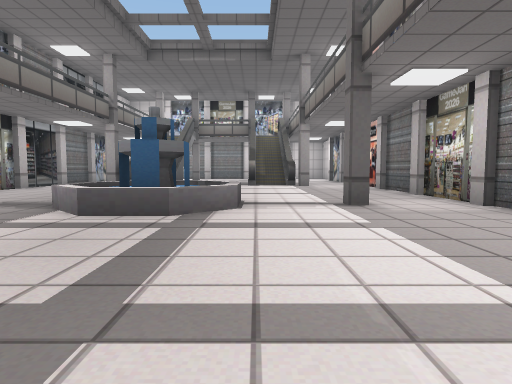
[1] (above)

18 first-person views from a walk through a Unity game level. The camera is 1.2 m above the floor, tilts 4° down and sees 75° across. The floor is counted in squares, 2.25 m on a side. Each view is taken from the middle of a square. On the plan, view 1 faces up. The plan holds only what a view shows up to about 9 squares ahead; the rest is blank. The place goes on beyond the plan. The player is left out.

[2]
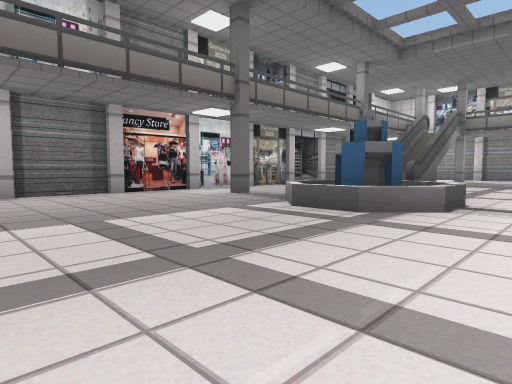

[3]
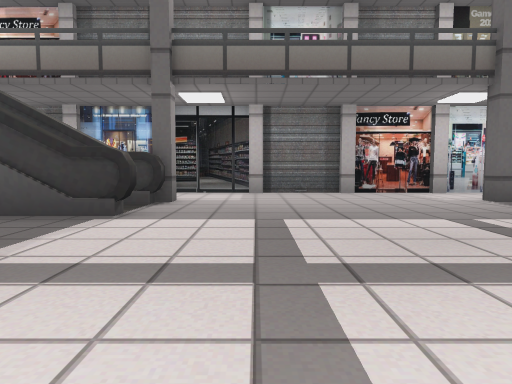

[4]
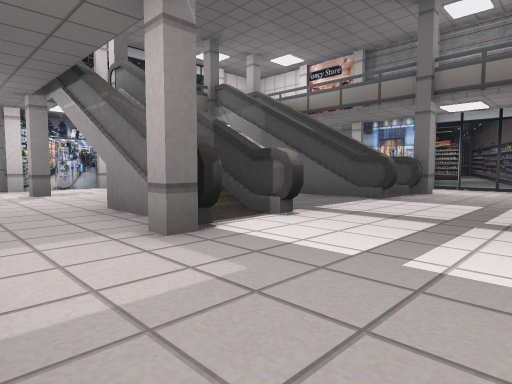

[5]
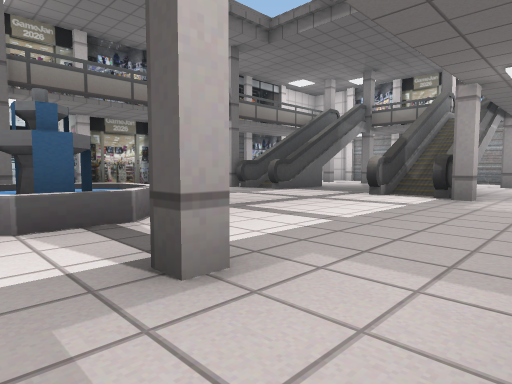

[6]
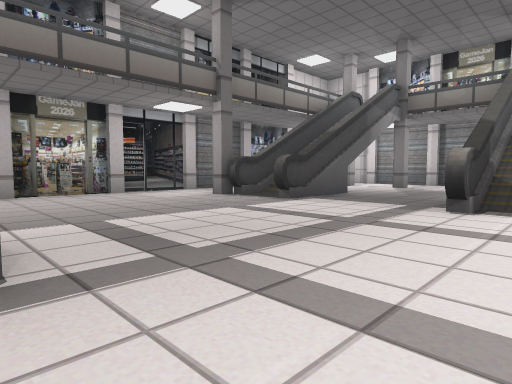

[7]
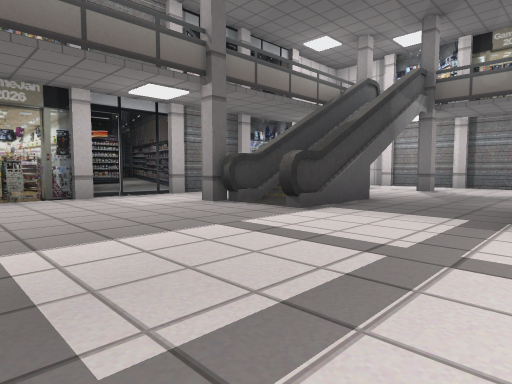

[8]
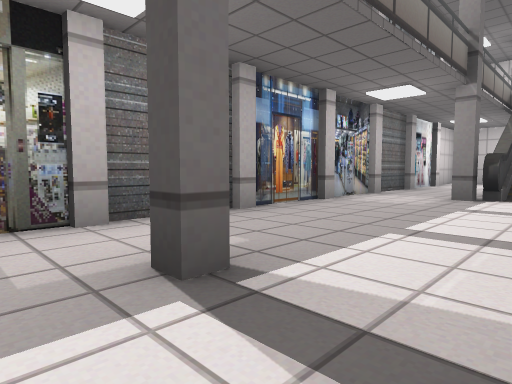

[9]
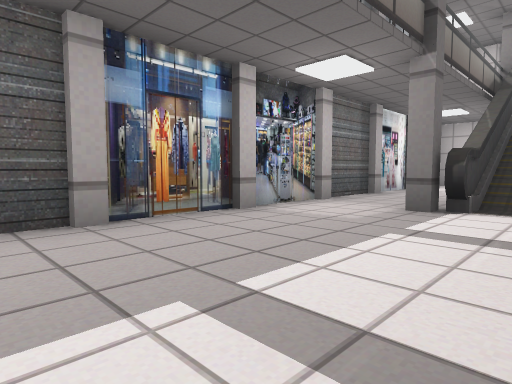

[10]
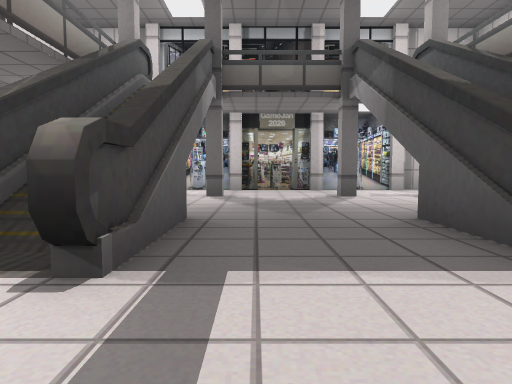

[11]
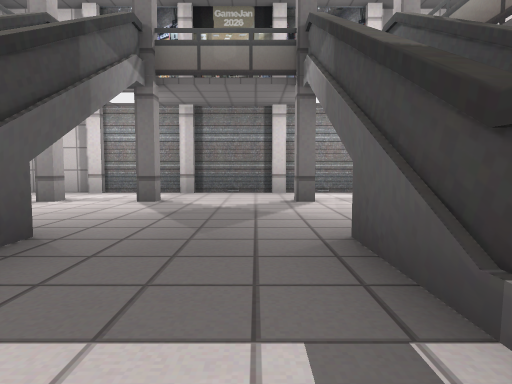

[12]
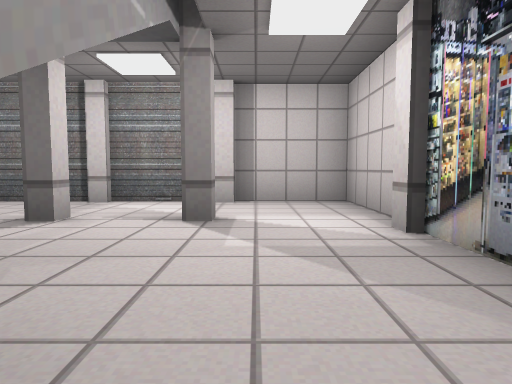

[13]
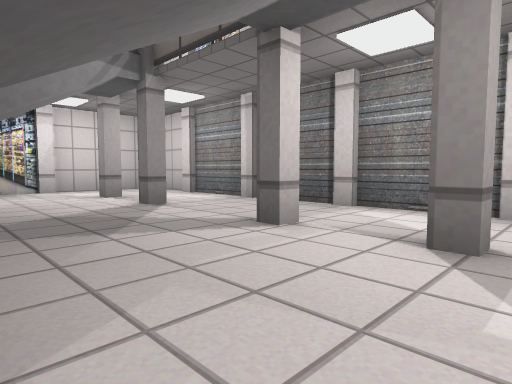

[14]
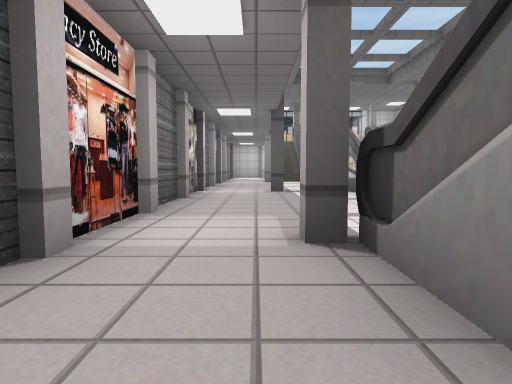

[15]
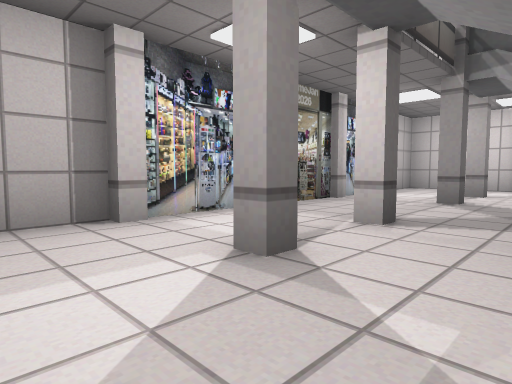

[16]
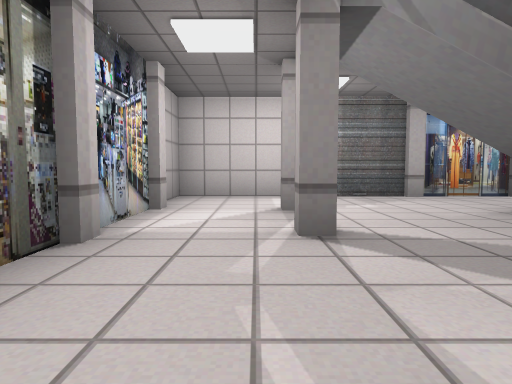

[17]
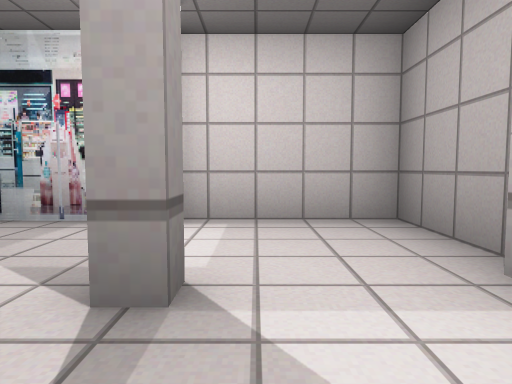

[18]
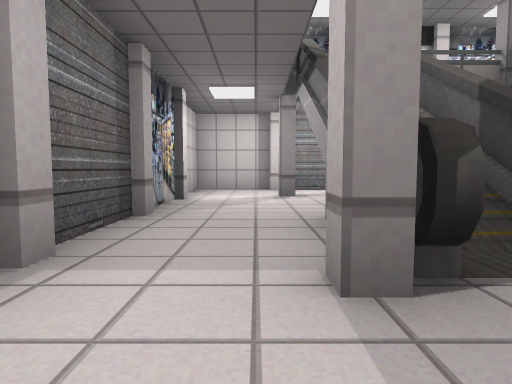

### Floor plan
Points are (right, up) in squares from view 1. A wall is a line through its corners. A room is listed if a view was taken in it or the views show most of it. See-through windows are left out.
Room 1 (views 1, 2, 3, 4, 5, 6, 7, 8, 9, 10, 11, 15, 18)
walls: (-2.8, -0.4) (-2.8, -2.9); (-0.1, -0.4) (-0.1, -2.4); (1.2, -1.4) (1.2, -2.9); (-0.2, -2.9) (-0.2, -0.4); (-6.4, 11.4) (-6.4, -3.5); (-0.1, 12.9) (-0.1, 10.4); (3.4, -4.5) (3.4, 11.2)
ways out: opening at (-1.5, 11.5) to room 2; opening at (-1.5, -4.2) to room 3
objects: other object (-6, -3); other object (-6, -1); other object (-6, 1); other object (-6, 3); other object (-6, 5); other object (-6, 7); other object (-6, 9); other object (-6, 11); other object (-4, -1); other object (-4, 5); other object (-4, 11); other object (-2, 4) to (-1, 6); other object (1, -1); other object (1, 11); other object (2, 5); other object (3, -3); other object (3, -1); other object (3, 1); other object (3, 3); other object (3, 5); other object (3, 7); other object (3, 9)
Room 2 (views 12, 13, 14)
walls: (-2.8, 13) (-2.8, 10.4); (1.2, 12.8) (1.2, 11.5); (1.4, 17.4) (-6.4, 17.4) (-6.4, 16.2); (-0.2, 10.9) (-0.2, 12.9); (3.4, 13.8) (3.4, 17.4) (1.6, 17.4); (-6.4, 14.9) (-6.4, 11.4); (-6.4, 16.1) (-6.4, 15)
ways out: opening at (-1.5, 11.5) to room 1
objects: other object (-6, 13); other object (-6, 15); other object (-5, 17); other object (-4, 16); other object (-3, 16); other object (-3, 17) to (-2, 17); other object (-1, 17) to (0, 17); other object (0, 16); other object (1, 16); other object (2, 17); other object (3, 11); other object (3, 15)
Room 3 (views 16, 17)
walls: (-2.4, -7.5) (-0.6, -7.5); (-0.4, -7.5) (1.4, -7.5); (-4.4, -7.5) (-2.6, -7.5); (-5.2, -7.5) (-4.8, -7.5); (1.6, -7.5) (3.4, -7.5) (3.4, -4.5); (-6.4, -5.2) (-6.4, -7.5) (-5.5, -7.5); (-6.4, -3.5) (-6.4, -4.5)
ways out: opening at (-1.5, -4.2) to room 1
objects: other object (-5, -7); other object (-4, -6); other object (-3, -7) to (-2, -7); other object (-3, -5); other object (-1, -7) to (0, -7); other object (0, -5); other object (1, -6); other object (2, -7); other object (3, -5)

Where each view was taken, in squares from view 1:
view 1: 0 up, 0 right, facing up
view 2: 0 up, 1 right, facing up-left
view 3: 1 up, 1 right, facing left
view 4: 2 up, 3 right, facing down-left
view 5: 4 up, 3 right, facing up-left
view 6: 6 up, 1 right, facing up-left
view 7: 7 up, 0 right, facing up-left
view 8: 6 up, 0 right, facing down-right
view 9: 4 up, 0 right, facing down-right
view 10: 1 up, 1 left, facing down
view 11: 10 up, 1 left, facing up
view 12: 12 up, 2 right, facing up
view 13: 13 up, 2 right, facing up-left
view 14: 13 up, 2 right, facing down
view 15: 4 down, 3 right, facing down-left
view 16: 6 down, 0 right, facing left
view 17: 6 down, 0 right, facing right
view 18: 9 up, 5 left, facing up
